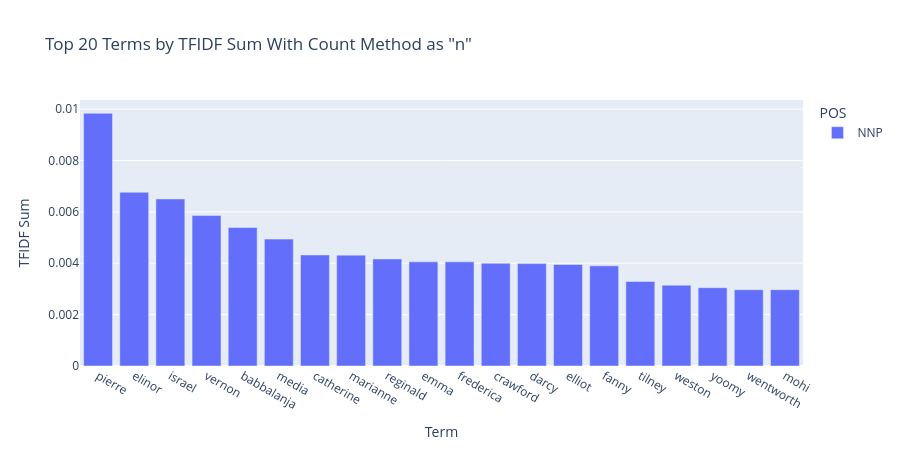

Here is the notebook cell this chart was saved with:
### Code cell
px.bar(
    top20_books.reset_index(),
    x='term_str', y='tfidf_sum', color='pos_max',
    title='Top 20 Terms by TFIDF Sum With Count Method as "n"',
    labels={'term_str': 'Term', 'tfidf_sum': 'TFIDF Sum', 'pos_max': 'POS'},
    height=450
)

### Figure 1 — Plotly figure (JSON) as saved in the notebook; plotly's stock layout.template omitted (floating-point values rounded to 4 significant figures)
{"data": [{"hovertemplate": "POS=NNP<br>Term=%{x}<br>TFIDF Sum=%{y}<extra></extra>", "legendgroup": "NNP", "marker": {"color": "#636efa", "pattern": {"shape": ""}}, "name": "NNP", "orientation": "v", "showlegend": true, "textposition": "auto", "type": "bar", "x": ["pierre", "elinor", "israel", "vernon", "babbalanja", "media", "catherine", "marianne", "reginald", "emma", "frederica", "crawford", "darcy", "elliot", "fanny", "tilney", "weston", "yoomy", "wentworth", "mohi"], "xaxis": "x", "y": [0.009838, 0.006763, 0.006504, 0.005857, 0.005394, 0.00494, 0.004324, 0.004316, 0.004167, 0.004055, 0.004055, 0.004, 0.003986, 0.003953, 0.003898, 0.00329, 0.003146, 0.003049, 0.002972, 0.002972], "yaxis": "y"}], "layout": {"barmode": "relative", "height": 450, "legend": {"title": {"text": "POS"}, "tracegroupgap": 0}, "title": {"text": "Top 20 Terms by TFIDF Sum With Count Method as \"n\""}, "xaxis": {"anchor": "y", "domain": [0, 1], "title": {"text": "Term"}}, "yaxis": {"anchor": "x", "domain": [0, 1], "title": {"text": "TFIDF Sum"}}}}
